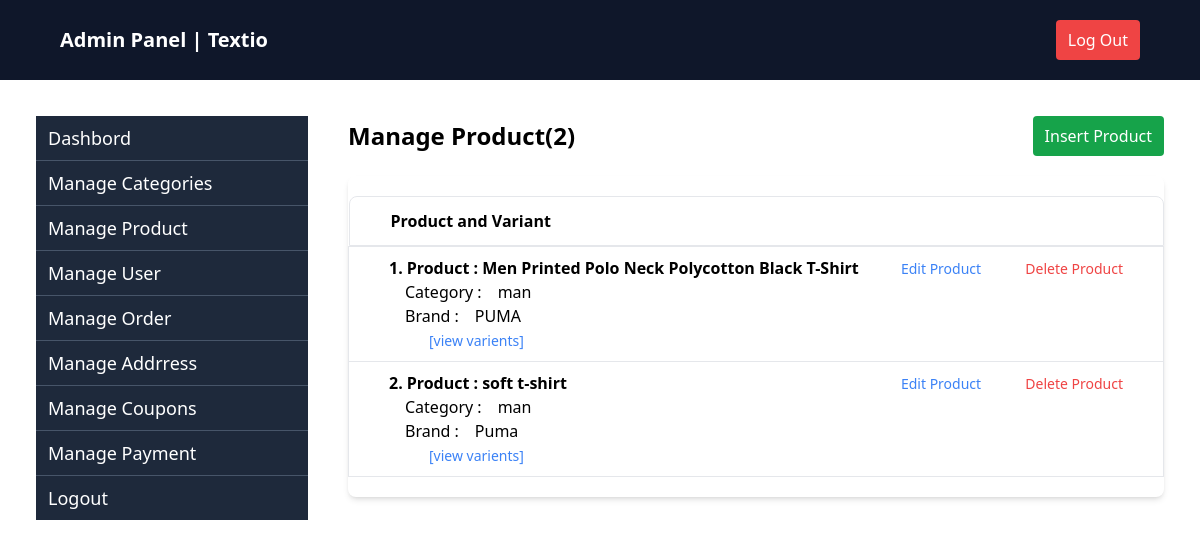
The page /manage-product/ (signed in) on the database as committed earlier.
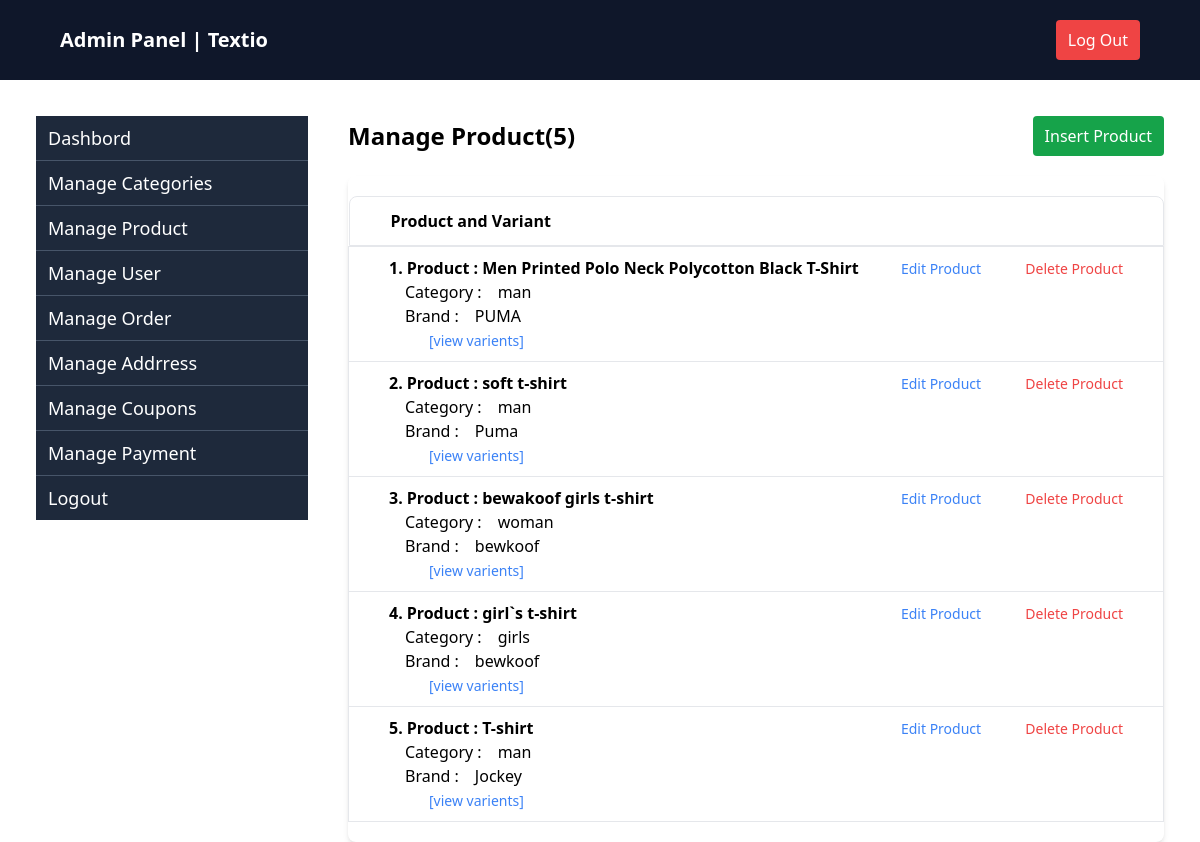
The same page on the database as committed later.
### apptextio/models.py (models this page shows, shortened)
class Product(models.Model):
    category = models.ForeignKey(Category, on_delete=models.CASCADE)
    brand = models.CharField(max_length=50)
    title = models.CharField(max_length=200)
    description = models.TextField()
    base_price = models.DecimalField(max_digits=10,decimal_places=2,blank=True,null=True)

class Category(models.Model):
    name = models.CharField(max_length=100)
    def __str__(self):
        return self.name

### apptextio/admin_views.py (the view)
# urls.py: path("manage-product/",manageproduct,name="manageproduct"),
def manageproduct(request):
    if request.user.is_superuser:
        products = Product.objects.prefetch_related('variants')
        return render(request,"admin/manage_products.html",{"products":products})
    else:
        return render(request,"public/main.html")

### apptextio/context_processors.py (called while the page is built)
def no_of_orderitms(request):
    numbers = 0
    try:
        order = Order.objects.filter(user=request.user,isordered=False,from_buynow=False).first()
        if order:
            orderitems = OrderItem.objects.filter(order_id=order,isordered=False)
            numbers = orderitems.count()
        return {"numbers":numbers}
    except:
        return {"numbers":numbers}

### apptextio/templates/admin/manage_products.html
{% extends "admin/admin_base.html" %}
{% block content %}
<div class="flex flex-1 justify-between items-center">
    <h2 class="text-2xl font-semibold ">Manage Product({{products|length}})</h2>
    <a href="{% url 'insert-product' %}" class="text-white bg-green-600 px-3 py-2 rounded">Insert Product</a>
</div>
<div class="relative overflow-x-auto shadow-md sm:rounded-lg mt-5">
    <table class="my-5 w-full">
        <thead class="">
            <tr class="flex justify-between px-10 border py-1 rounded-t-lg">
                <th class="py-2 ">Product and Variant</th>
            </tr>
        </thead>
        <tbody>
            {% for product in products %}
            <tr class="border py-1">
                <td class="px-10">
                    <div class="my-2">
                        <div class="flex ">
                            <div class="flex flex-row font-semibold">
                                <span class="">{{ forloop.counter }}.</span>
                                <h2 class="px-1 ">Product : </h2>
                                <h2 class="">{{ product.title }}</h2>
                            </div>
                            <div class="ml-auto ">
                                <a href="{% url 'edit_product' product.id %}" class="text-blue-500 text-sm pr-10">Edit Product</a>
                                <a href="{% url 'deleteproduct' product.id %}" class="text-red-500  text-sm">Delete Product</a>
                            </div>
                        </div>
                        <div class="flex flex-1">
                            <h2 class="px-4">Category : </h2>
                            <h2>{{ product.category }}</h2>
                        </div>
                        <div class="flex flex-1">
                            <h2 class="px-4">Brand : </h2>
                            <h2>{{ product.brand }}</h2>
                        </div>
                        <div class="flex flex-col pl-10">
                            <div class="">
                                <a href="{% url 'viewvariants' product.id %}" class="text-blue-500 text-sm">[view
                                    varients]</a>
                            </div>
                        </div>
                    </div>
                </td>
            </tr>
            {% endfor %}
        </tbody>
    </table>
</div>
{% endblock %}

### apptextio/templates/admin/admin_base.html (shortened to what this page needs)
<!DOCTYPE html>
<html lang="en">
<head>
    <script src="https://cdn.tailwindcss.com"></script>
</head>
<body>
    <div class="flex flex-1 bg-[#0F172A] text-white px-[5%] py-5 justify-between items-center">
        <h2 class="text-xl font-bold text-white">Admin Panel | Textio</h2>
        <div class="flex ">
            <a href="{% url 'homepage' %}" class="text-white bg-red-500 px-3 py-2 rounded">Log Out</a>
        </div>
    </div>
    <div class="px-[3%] flex flex-1 mt-5 gap-10">
        <div class="w-3/12 self-start mt-4">
            <div class="flex flex-col divide-y divide-slate-600 ">
                <a href="{% url 'dashboard' %}" class="bg-[#1E293B] text-white px-3 py-2 hover:bg-[#334155] text-lg font-medium">Dashbord</a>
                <a href="{% url 'managecategory' %}" class="bg-[#1E293B] text-white px-3 py-2 hover:bg-[#334155] text-lg font-medium">Manage Categories</a>
                <a href="{% url 'manageproduct' %}" class="bg-[#1E293B] text-white px-3 py-2 hover:bg-[#334155] text-lg font-medium">Manage Product</a>
                <a href="{% url 'manageuser' %}" class="bg-[#1E293B] text-white px-3 py-2 hover:bg-[#334155] text-lg font-medium">Manage User</a>
                <a href="{% url 'manageorder' %}" class="bg-[#1E293B] text-white px-3 py-2 hover:bg-[#334155] text-lg font-medium">Manage Order</a>
                <a href="{% url 'manageaddress' %}" class="bg-[#1E293B] text-white px-3 py-2 hover:bg-[#334155] text-lg font-medium">Manage Addrress</a>
                <a href="{% url 'manageCoupons' %}" class="bg-[#1E293B] text-white px-3 py-2 hover:bg-[#334155] text-lg font-medium">Manage Coupons</a>
                <a href="{% url 'managepayment' %}" class="bg-[#1E293B] text-white px-3 py-2 hover:bg-[#334155] text-lg font-medium">Manage Payment</a>
                <a href="" class="bg-[#1E293B] text-white px-3 py-2 hover:bg-[#334155] text-lg font-medium">Logout</a>
            </div>
        </div>
        <div class="w-9/12 mt-4">
            {% block content %}
            {% endblock %}
        </div>
    </div>
</body>
</html>

Rows that differ between the two databases and show on the page:
added Product: title "bewakoof girls t-shirt", category "woman", brand "bewkoof"
added Product: title "girl`s t-shirt", category "girls", brand "bewkoof"
added Product: title "T-shirt", category "man", brand "Jockey"
Other text that changed with them:
{{ products|length }}: "2" → "5"
